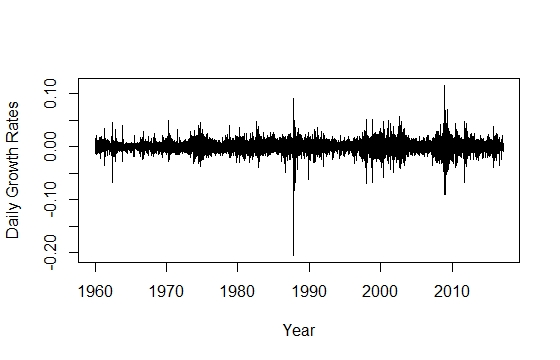

The R source for this figure:
library(pracma)
sp = scan('sp500_31Dec59-30Dec16.txt')
sp_1 = sp[2:14349]
sp_c = (sp[2:14349] - sp[1:14348]) / sp[1:14348]
ts_sp_c = ts(sp_c, frequency = 251, start = 1960)
plot(ts_sp_c, xlab = 'Year', ylab = 'Daily Growth
     Rates')
avg_sp_c = movavg(x = sp_c, n = 50)
ts_avg_sp_c = ts(avg_sp_c[50:14298], frequency = 250,
                 start = 1960)
plot(ts_avg_sp_c, xlab = 'Year', ylab = 'Average Growth
     Rates in 50 Days')
